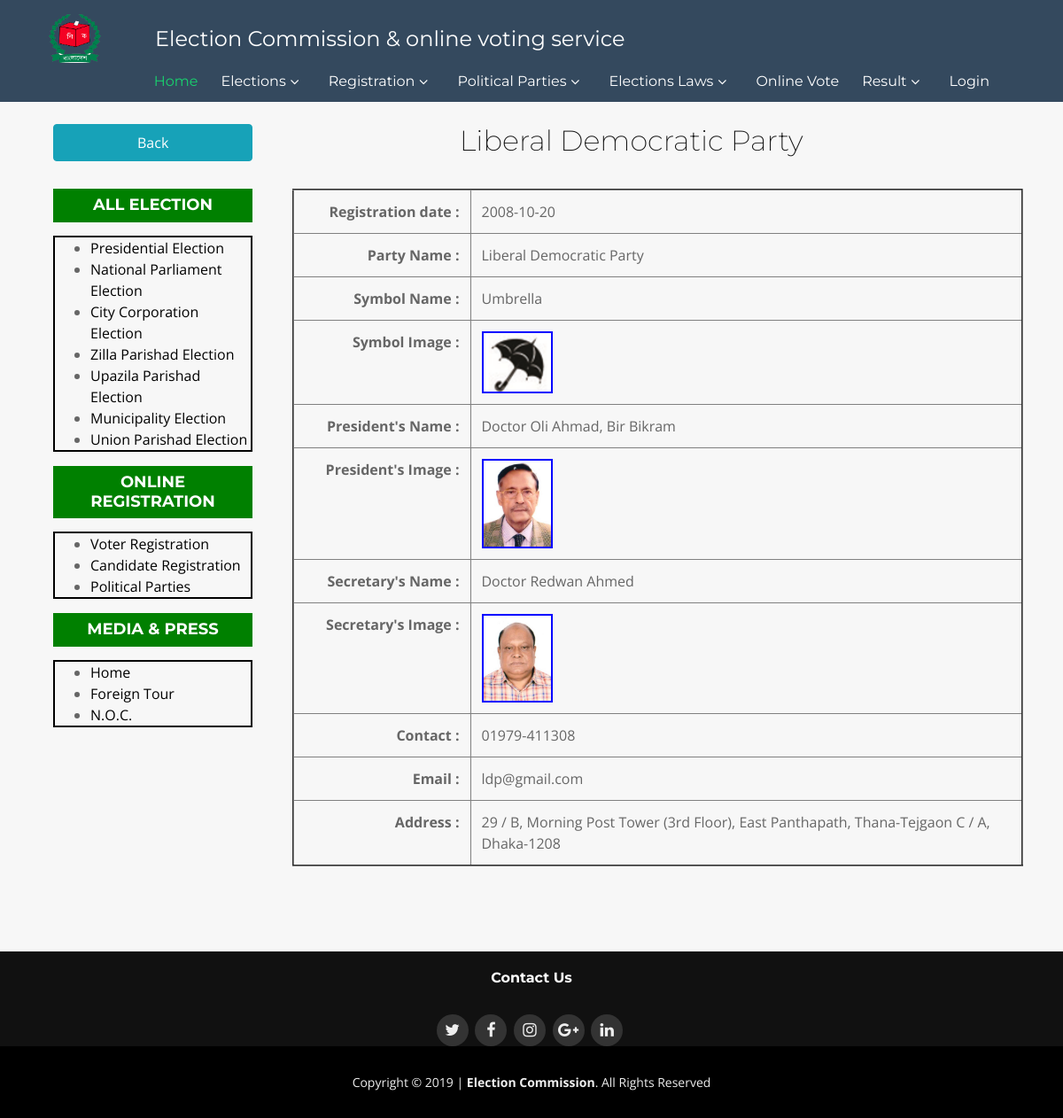
Page /political_parties_view.php?id=1&party=Liberal Democratic Party on the committed database.
### tables this page shows
CREATE TABLE `political_parties` (
  `id` int(30) NOT NULL,
  `date` date NOT NULL,
  `party_name` varchar(50) NOT NULL,
  `symbol_name` varchar(30) NOT NULL,
  `symbol` varchar(100) NOT NULL,
  `president_name` varchar(50) NOT NULL,
  `president_photo` varchar(100) NOT NULL,
  `secretary_general` varchar(50) NOT NULL,
  `secretary_photo` varchar(100) NOT NULL,
  `contact` varchar(50) NOT NULL,
  `email` varchar(50) NOT NULL,
  `address` varchar(500) NOT NULL
);

### political_parties_view.php (the view, shortened to what this page needs)
<?php include('header.php'); ?>
<?php
   $id= $_GET['id'];
   $name= $_GET['party'];
   $sql="select*from political_parties where id=$id";
   $result=mysqli_query($vote,$sql);
   $row=mysqli_fetch_assoc($result);
?>
   <div style="padding: 40px;"> </div>
   <section id="contact" class="section-bg wow fadeInUp">
      <div class="container">
         <div class="section-header">
            <div style="float: left; position:relative; z-index:5; left: 15px;">
               <a href="political_parties.php" class="btn btn-info" style="padding: 8px 94px; margin: 0 auto; ">Back</a>
            </div>
            <?php  $search = array("_");
                   $replace  = array(" ");
                   $name2=str_replace($search, $replace, $name);
            ?>
            <h3><?= $name2 ?></h3>
         </div>
         <div class="row contact-info">
            <div class="col-md-3 col-sm-2 col-xs-12 col-sm-offset-2">
                <?php include('leftSide.php'); ?>
            </div>
            <div class="col-md-9 col-sm-8 col-xs-12 col-sm-offset-2">
               <table class="table" border="2">
                  <tr>
                     <th width="200" class="text-right">Registration date : </th>
                     <td class="text-left"><?= $row['date']; ?></td>
                  </tr>
                  <tr>
                     <th width="200" class="text-right">Party Name : </th>
                     <td class="text-left"><?= $row['party_name']; ?></td>
                  </tr>
                  <tr>
                     <th width="200" class="text-right">Symbol Name : </th>
                     <td class="text-left"><?= $row['symbol_name']; ?></td>
                  </tr>
                  <tr>
                     <th width="200" class="text-right">Symbol Image : </th>
                     <td class="text-left"><img src="<?= $row['symbol'];?>" class="img-fluid" width="80" alt="Image Not Found, upload please." style="border: 2px solid blue;"> </td>
                  </tr>
                  <tr>
                     <th width="200" class="text-right">President's Name : </th>
                     <td class="text-left"><?= $row['president_name']; ?></td>
                  </tr>
                  <tr>
                     <th width="200" class="text-right">President's Image : </th>
                     <td class="text-left"><img src="<?= $row['president_photo'];?>" class="img-fluid" width="80" alt="Image Not Found, upload please." style="border: 2px solid blue;"> </td>
                  </tr>
                  <tr>
                     <th width="200" class="text-right">Secretary's Name : </th>
                     <td class="text-left"><?= $row['secretary_general']; ?></td>
                  </tr>
                  <tr>
                     <th width="200" class="text-right">Secretary's Image : </th>
                     <td class="text-left"><img src="<?= $row['secretary_photo'];?>" class="img-fluid" width="80" alt="Image Not Found, upload please." style="border: 2px solid blue;"> </td>
                  </tr>
                  <tr>
                     <th width="200" class="text-right">Contact : </th>
                     <td class="text-left"><?= $row['contact']; ?></td>
                  </tr>
                  <tr>
                     <th width="200" class="text-right">Email : </th>
                     <td class="text-left"><?= $row['email']; ?></td>
                  </tr>
                  <tr>
                     <th width="200" class="text-right">Address : </th>
                     <td class="text-left"><?= $row['address']; ?></td>
                  </tr>
               </table>
            </div>
         </div>
      </div>
   </section>
<?php include('footer.php'); ?>

### header.php (shortened to what this page needs)
<!DOCTYPE html>
<html lang="en">
<head>
    <link href="lib/bootstrap/css/bootstrap.min.css" rel="stylesheet">
    <link href="lib/font-awesome/css/font-awesome.min.css" rel="stylesheet">
    <link href="lib/animate/animate.min.css" rel="stylesheet">
    <link href="lib/ionicons/css/ionicons.min.css" rel="stylesheet">
    <link href="lib/owlcarousel/assets/owl.carousel.min.css" rel="stylesheet">
    <link href="lib/lightbox/css/lightbox.min.css" rel="stylesheet">
    <link rel="stylesheet" href="css/jquery-ui.css">
    <link rel="stylesheet" href="//code.jquery.com/ui/1.12.1/themes/base/jquery-ui.css">
    <link href="vendor/datatables-responsive/dataTables.responsive.css" rel="stylesheet">
    <link href="vendor/font-awesome/css/font-awesome.min.css" rel="stylesheet" type="text/css">
    <link href="css/style.css" rel="stylesheet">
</head>
<body>
<header id="header">
    <div class="container-fluid">
        <div id="logo" class="pull-left">
            <img src="img/logo.png" height="55px">
        </div>
        <h4 style="margin-left: 160px;"><span>Election Commission & online voting service</span></h4>
        <nav id="nav-menu-container">
            <ul class="nav-menu">
                <li class="menu-active"><a href="index.php">Home</a></li>
                <li class="menu-has-children"><a href="#">Elections</a>
                </li>
                <li class="menu-has-children"><a href="#">Registration</a>
                </li>
                <li class="menu-has-children"><a href="#">Political Parties</a>
                </li>
                <li class="menu-has-children"><a href="#">Elections Laws</a>
                </li>
                <li><a href="vote_now.php">Online Vote</a></li>
                <li class="menu-has-children"><a href="#">Result</a>
                </li>
                <?php
                if (isset($_SESSION['admin']) || isset($_SESSION['subadmin'])) { ?>
                    <li></li>
                <?php }else{ ?>
                    <li><a href="admin.php">Login</a></li>
                <?php } ?>
            </ul>
        </nav>
    </div>
</header>

### leftSide.php (shortened to what this page needs)
<section id="left">
   <div class="container">
      <h3 style="color: #ffffff">All Election</h3>
      <ul>
         <li class="menu-active"><a href="election.php?election=presidential_election">Presidential Election</a></li>
         <li class="menu-active"><a href="election.php?election=national_parliament_election">National Parliament Election</a></li>
         <li class="menu-active"><a href="election.php?election=city_corporation_election">City Corporation Election</a></li>
         <li class="menu-active"><a href="election.php?election=zilla_parishad_election">Zilla Parishad Election</a></li>
         <li class="menu-active"><a href="election.php?election=upazila_parishad_election">Upazila Parishad Election</a></li>
         <li class="menu-active"><a href="election.php?election=upazila_parishad_election">Municipality Election</a></li>
          <li class="menu-active"><a href="election.php?election=union_parishad_election">Union Parishad Election</a></li>
      </ul>
      <h3 style="color: #ffffff">Online Registration</h3>
      <ul>
         <li class="menu-active"><a href="voter_registration.php">Voter Registration</a></li>
         <li class="menu-active"><a href="candidate_registration.php">Candidate Registration</a></li>
         <li class="menu-active"><a href="index.php">Political Parties</a></li>
      </ul>
      <h3 style="color: #ffffff">Media & press</h3>
      <ul>
         <li class="menu-active"><a href="index.php">Home</a></li>
         <li class="menu-active"><a href="index.php">Foreign Tour</a></li>
         <li class="menu-active"><a href="index.php">N.O.C.</a></li>
      </ul>
   </div>
</section>

### footer.php (shortened to what this page needs)
<footer id="footer">
   <div class="footer-top">
      <div class="container text-center">
         <h4>Contact Us</h4>
         <div class="social-links">
           <a href="#" class="twitter"><i class="fa fa-twitter"></i></a>
           <a href="#" class="facebook"><i class="fa fa-facebook"></i></a>
           <a href="#" class="instagram"><i class="fa fa-instagram"></i></a>
           <a href="#" class="google-plus"><i class="fa fa-google-plus"></i></a>
           <a href="#" class="linkedin"><i class="fa fa-linkedin"></i></a>
         </div>
      </div>
   </div>
   <div class="container">
      <div class="copyright">
          Copyright &copy; 2019 |  <strong>Election Commission</strong>. All Rights Reserved
      </div>
   </div>
</footer>
</body>
</html>

### css/style.css (style rules this page uses)
body { background: #fff; color: #666666; font-family: "Open Sans", sans-serif; }
a { color: #18d26e; transition: 0.5s; }
h1, h2, h3, h4, h5, h6 { font-family: "Montserrat", sans-serif; font-weight: 400; margin: 0 0 20px 0; padding: 0; }
#header { background: #34495e; padding: 30px 0; height: 115px; position: fixed; left: 0; top: 0; right: 0; transition: all 0.5s; z-index: 997; color: #fff; }
#header #logo { float: left; }
#header #logo img { padding: 0; margin: -20px; }
.nav-menu, .nav-menu * { margin: 0; padding: 0; list-style: none; }
.nav-menu li { position: relative; white-space: nowrap; }
.nav-menu > li { float: left; }
.sf-arrows .sf-with-ul { padding-right: 30px; }
.sf-arrows .sf-with-ul:after { content: "\f107"; position: absolute; right: 15px; font-family: FontAwesome; font-style: normal; font-weight: normal; }
#nav-menu-container { float: right; margin: 0; }
.nav-menu a { padding: 0 8px 10px 8px; text-decoration: none; display: inline-block; color: #fff; font-family: "Montserrat", sans-serif; font-size: 16px; text-transform: capitalize; outline: none; }
.nav-menu li:hover > a, .nav-menu > .menu-active > a { color: #18d26e; }
.nav-menu > li { margin-left: 10px; }
#mobile-nav { position: fixed; top: 0; padding-top: 18px; bottom: 0; z-index: 998; background: rgba(0, 0, 0, 0.8); left: -260px; width: 260px; overflow-y: auto; transition: 0.4s; }
#mobile-nav ul { padding: 0; margin: 0; list-style: none; }
#mobile-nav ul li { position: relative; }
#mobile-nav ul li a { color: #fff; font-size: 13px; text-transform: uppercase; overflow: hidden; padding: 10px 22px 10px 15px; position: relative; text-decoration: none; width: 100%; display: block; outline: none; font-weight: 700; font-family: "Montserrat", sans-serif; }
#mobile-nav ul li.menu-active a { color: #18d26e; }
.section-header h3 { font-size: 32px; color: #111; text-transform: capitalize; text-align: center; font-weight: 200; position: relative; padding-bottom: 15px; }
.section-bg { background: #f7f7f7; }
#contact { padding: 60px 0; }
#contact .contact-info { margin-bottom: 20px; text-align: center; }
#contact .contact-info h3 { font-size: 18px; margin-bottom: 15px; font-weight: bold; text-transform: uppercase; color: #999; }
#contact .contact-info a { color: #000; }
#footer { background: #000; padding: 0 0 30px 0; color: #eee; font-size: 14px; }
#footer .footer-top { background: #111; }
#footer .footer-top .social-links a { font-size: 18px; display: inline-block; background: #333; color: #eee; line-height: 1; padding: 8px 0; margin-right: 4px; border-radius: 50%; text-align: center; width: 36px; height: 36px; transition: 0.3s; }
#footer .footer-top h4 { font-size: 16px; font-weight: bold; color: #fff; text-transform: capitalize; position: relative; padding-top: 20px; padding-bottom: 12px; }
#footer .footer-top h4::before, #footer .footer-top h4::after { content: ''; position: absolute; left: 0; bottom: 0; height: 2px; display: none; }
#footer .footer-top h4::before { right: 0; background: #555; }
#footer .footer-top h4::after { background: #18d26e; width: 60px; }
#footer .copyright { text-align: center; padding-top: 30px; }
@media (min-width: 1024px) { #header #logo { padding-left: 60px; } }
@media (min-width: 1024px) { #nav-menu-container { padding-right: 60px; } }

### political_parties_view.php (style rules this page uses)
.table td, .table th { border-top: none; }

### leftSide.php (style rules this page uses)
#left h3 { background: green; padding: 8px 5px; text-transform: capitalize; }
#left ul { border: 2px solid black; text-align: left; }

### rows in the picture
political_parties: date "2008-10-20", party_name "Liberal Democratic Party", symbol_name "Umbrella", symbol (picture), president_name "Doctor Oli Ahmad, Bir Bikram", president_photo (picture), secretary_general "Doctor Redwan Ahmed", secretary_photo (picture), contact "01979-411308", email "ldp@gmail.com", address "29 / B, Morning Post Tower (3rd Floor), East Panthapath, Thana-Tejgaon C / A, Dhaka-1208"

### other values in the picture
$name2 "Liberal Democratic Party"
